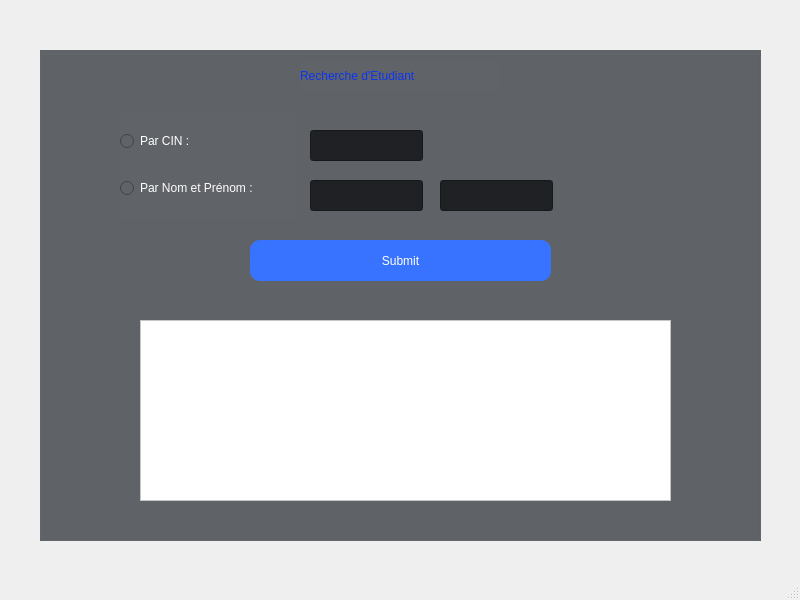
<?xml version="1.0" encoding="UTF-8"?>
<ui version="4.0">
 <class>SearchStudent</class>
 <widget class="QMainWindow" name="SearchStudent">
  <property name="geometry">
   <rect>
    <x>0</x>
    <y>0</y>
    <width>800</width>
    <height>600</height>
   </rect>
  </property>
  <property name="windowTitle">
   <string>MainWindow</string>
  </property>
  <widget class="QWidget" name="centralwidget">
   <widget class="QGroupBox" name="groupBox">
    <property name="geometry">
     <rect>
      <x>40</x>
      <y>50</y>
      <width>721</width>
      <height>491</height>
     </rect>
    </property>
    <property name="layoutDirection">
     <enum>Qt::LeftToRight</enum>
    </property>
    <property name="styleSheet">
     <string notr="true">background-color:#606368;

</string>
    </property>
    <property name="title">
     <string/>
    </property>
    <widget class="QLabel" name="label">
     <property name="geometry">
      <rect>
       <x>260</x>
       <y>10</y>
       <width>201</width>
       <height>31</height>
      </rect>
     </property>
     <property name="layoutDirection">
      <enum>Qt::LeftToRight</enum>
     </property>
     <property name="styleSheet">
      <string notr="true">color:#0C34F0;
font: 75 16pt bold &quot;Arial Nova&quot;;</string>
     </property>
     <property name="text">
      <string>Recherche d'Etudiant</string>
     </property>
    </widget>
    <widget class="QLineEdit" name="lineEdit3">
     <property name="geometry">
      <rect>
       <x>400</x>
       <y>130</y>
       <width>113</width>
       <height>31</height>
      </rect>
     </property>
     <property name="styleSheet">
      <string notr="true">background-color:#202124;
color: rgb(255, 255, 255);
font: 75 12pt &quot;Arial&quot;;</string>
     </property>
     <property name="clearButtonEnabled">
      <bool>true</bool>
     </property>
    </widget>
    <widget class="QWidget" name="layoutWidget">
     <property name="geometry">
      <rect>
       <x>80</x>
       <y>60</y>
       <width>177</width>
       <height>111</height>
      </rect>
     </property>
     <layout class="QVBoxLayout" name="verticalLayout">
      <item>
       <widget class="QRadioButton" name="radioButton1">
        <property name="styleSheet">
         <string notr="true">color: rgb(255, 255, 255);
font: 75 12pt &quot;Arial&quot;;
</string>
        </property>
        <property name="text">
         <string>Par CIN :</string>
        </property>
       </widget>
      </item>
      <item>
       <widget class="QRadioButton" name="radioButton2">
        <property name="styleSheet">
         <string notr="true">color: rgb(255, 255, 255);
font: 75 12pt &quot;Arial&quot;;
</string>
        </property>
        <property name="text">
         <string>Par Nom et Prénom : </string>
        </property>
       </widget>
      </item>
     </layout>
    </widget>
    <widget class="QPushButton" name="pushButton">
     <property name="geometry">
      <rect>
       <x>210</x>
       <y>190</y>
       <width>301</width>
       <height>41</height>
      </rect>
     </property>
     <property name="styleSheet">
      <string notr="true">QPushButton{
background-color:#3773FE;
color:white;
font: 75 12pt &quot;Arial&quot;;
border-radius:10px;
}

QPushButton:hover:!pressed
{
  border: 1px solid black;
}</string>
     </property>
     <property name="text">
      <string>Submit</string>
     </property>
    </widget>
    <widget class="QTableView" name="tableView">
     <property name="geometry">
      <rect>
       <x>100</x>
       <y>270</y>
       <width>531</width>
       <height>181</height>
      </rect>
     </property>
     <property name="styleSheet">
      <string notr="true">background-color:white;
color:black;</string>
     </property>
    </widget>
    <widget class="QLineEdit" name="lineEdit1">
     <property name="geometry">
      <rect>
       <x>270</x>
       <y>80</y>
       <width>113</width>
       <height>31</height>
      </rect>
     </property>
     <property name="styleSheet">
      <string notr="true">background-color:#202124;
color: rgb(255, 255, 255);
font: 75 12pt &quot;Arial&quot;;</string>
     </property>
     <property name="clearButtonEnabled">
      <bool>true</bool>
     </property>
    </widget>
    <widget class="QLineEdit" name="lineEdit2">
     <property name="geometry">
      <rect>
       <x>270</x>
       <y>130</y>
       <width>113</width>
       <height>31</height>
      </rect>
     </property>
     <property name="styleSheet">
      <string notr="true">background-color:#202124;
color: rgb(255, 255, 255);
font: 75 12pt &quot;Arial&quot;;</string>
     </property>
     <property name="clearButtonEnabled">
      <bool>true</bool>
     </property>
    </widget>
   </widget>
  </widget>
  <widget class="QMenuBar" name="menubar">
   <property name="geometry">
    <rect>
     <x>0</x>
     <y>0</y>
     <width>800</width>
     <height>20</height>
    </rect>
   </property>
  </widget>
  <widget class="QStatusBar" name="statusbar"/>
 </widget>
 <resources/>
 <connections/>
</ui>
